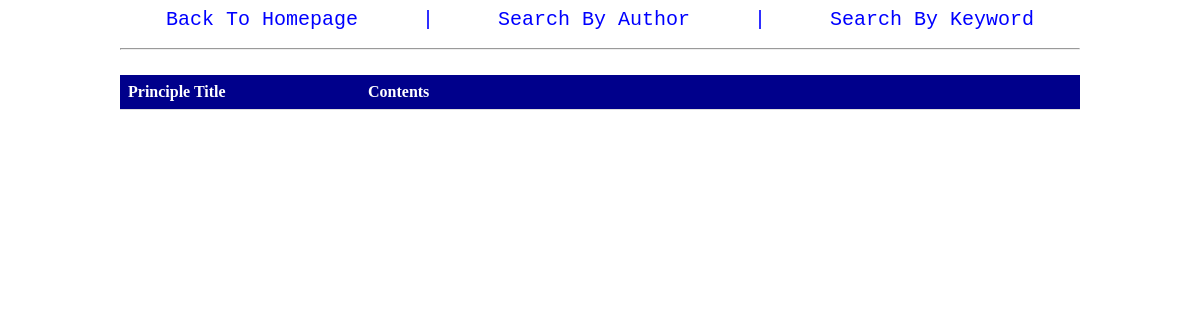
Before: /list/1 with the older database file.
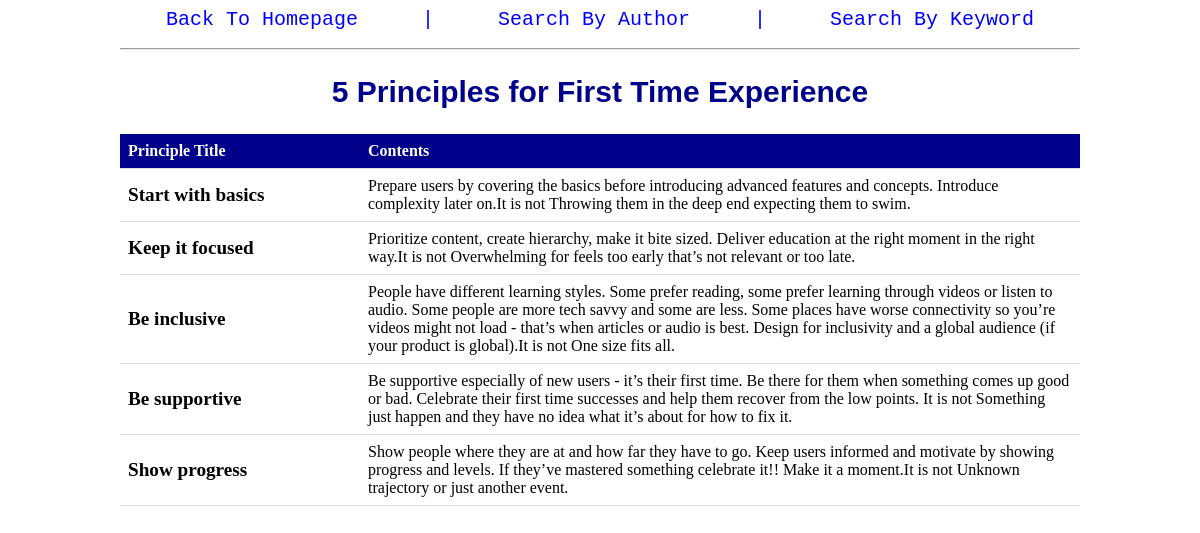
After: the same page with the newer database file.
### tables this page shows
CREATE TABLE Principle (
	Id integer PRIMARY KEY autoincrement,
	Heading text,
	AuthorId integer,
	SourceText text,
	SourceURL text
	);

CREATE TABLE Detail (
	Id integer PRIMARY KEY autoincrement,
	AuthorId integer,
	PrincipleId integer,
	DetailTitle text,
	DetailContent text);

### app.py (the view)
@app.route('/list/<p_id>', methods=['GET','POST'])
def list(p_id):
	heading = model.find_heading_by_headingId(p_id)
	content = model.find_principle_by_headingId(p_id)
	return render_template('list.html', heading=heading, my_list=content)

### model.py (called while the page is built)
def find_heading_by_headingId(p_id='',DBNAME='design.db'):
	conn = sqlite3.connect(DBNAME)
	cur = conn.cursor()
	heading = '''
		SELECT Heading
		FROM Principle
		WHERE Id = ?
	'''
	params = (p_id, )
	p_result = cur.execute(heading, params)
	return p_result.fetchone()

def find_principle_by_headingId(p_id='',DBNAME='design.db'):
	conn = sqlite3.connect(DBNAME)
	cur = conn.cursor()
	id_find = '''
		SELECT DetailTitle, DetailContent
		FROM Detail
		WHERE PrincipleId = ?
	'''
	params = (p_id, )
	p_result = cur.execute(id_find, params)
	return p_result.fetchall()

### templates/list.html
<link rel="stylesheet" type="text/css"
    href="{{ url_for('static', filename='style.css') }}"/>
<nav>
	<a href="/">Back To Homepage</a>
	<a>|</a>
	<a href="/author">Search By Author</a>
	<a>|</a>
	<a href="/keyword">Search By Keyword</a>
</nav>
<hr>
<h2>{{heading[0]}}</h2>
<table>
<tr>
	<th class="title">Principle Title</th>
	<th>Contents</th>
</tr>
{% for item in my_list %}
<tr>
	<td class='list-title'>{{item[0]}}</td>
	<td>{{item[1]}}</td>
</tr>
{% endfor %}
</table>

### static/style.css (style rules this page uses)
nav { text-align: center; }
nav a { color: blue; text-decoration: none; font-size: 20px; line-height: 200%; padding: 0 30px 0 30px; font-family: monospace; }
h2 { color: darkblue; font-size: 30px; font-family: Arial; text-align: center; }
table { border-collapse: collapse; width: 100%; }
th { background-color: darkblue; color: white; }
th, td { padding: 8px; text-align: left; }
th, td { border-bottom: 1px solid #ddd; }
.title { width: 25%; }
.list-title { font-weight: bold; font-size: 1.2em; }

Changed rows visible on the page:
added Principle: Heading "5 Principles for First Time Experience"
added Detail: DetailTitle "Start with basics", DetailContent "Prepare users by covering the basics before introducing advanced features and concepts. Introduce complexity later on.It is not Throwing them in the deep end expecting them to swim."
added Detail: DetailTitle "Keep it focused", DetailContent "Prioritize content, create hierarchy, make it bite sized. Deliver education at the right moment in the right way.It is not Overwhelming for feels too early that’s not relevant or too late."
added Detail: DetailTitle "Be inclusive", DetailContent "People have different learning styles. Some prefer reading, some prefer learning through videos or listen to audio. Some people are more tech savvy and some are less. Some places have worse connectivity so you’re videos might not load - that’s when articles or audio is best. Design for inclusivity and a global audience (if your product is global).It is not One size fits all."
added Detail: DetailTitle "Be supportive", DetailContent "Be supportive especially of new users - it’s their first time. Be there for them when something comes up good or bad. Celebrate their first time successes and help them recover from the low points. It is not Something just happen and they have no idea what it’s about for how to fix it."
added Detail: DetailTitle "Show progress", DetailContent "Show people where they are at and how far they have to go. Keep users informed and motivate by showing progress and levels. If they’ve mastered something celebrate it!! Make it a moment.It is not Unknown trajectory or just another event."
